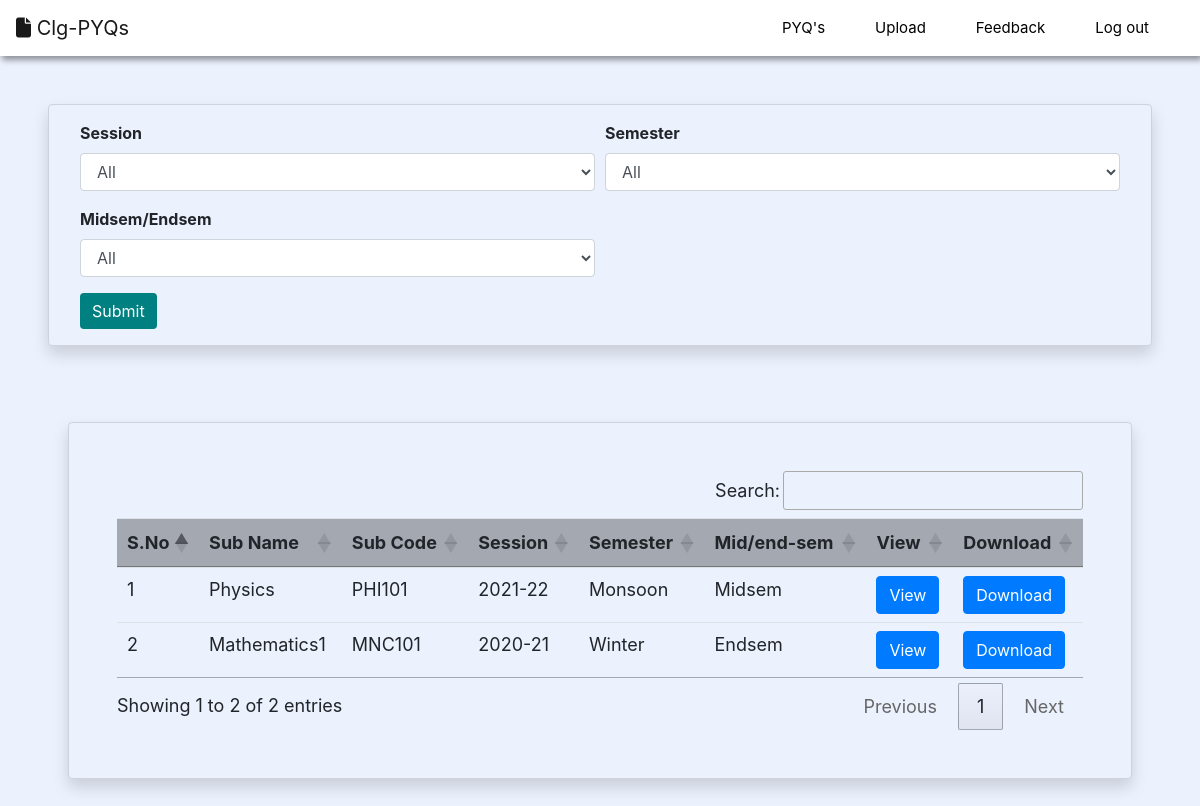
The page /firstyear (signed in) on the database its author committed.
### pyqs/models.py (models this page shows, shortened)
class Firstyear(models.Model):
    sub_name = models.CharField(max_length= 50,null=False)
    sub_code = models.CharField(max_length= 10,null=False)
    session = models.CharField(max_length= 10,null=False)
    sem = models.CharField(max_length= 10,null=False)
    midend = models.CharField(max_length= 10,null=False)
    pdf = models.FileField(null=False)

### pyqs/views.py (the view)
# urls.py: path('firstyear', firstyear, name = "firstyear"),
def firstyear(request):
    if not request.user.is_authenticated:
        return redirect("stud_login")
    paper = Firstyear.objects.all()
    if request.method == "POST":
        ses = request.POST['session']
        semester = request.POST['semester']
        midend = request.POST['midend']
        pap = Firstyear.objects.all().filter(session__contains = ses, sem__contains=semester , midend__contains=midend)
        paper = pap
    return render(request,"firstyear.html",locals())

### pyqs/templates/firstyear.html (shortened to what this page needs)
{% extends 'navbar.html' %}
{% block main %}
<div class="card shadow m-5 p-3 " style="background: transparent;">
    <div class="container-fluid">
        <form method="post" name = "entry">
            <div class="form-row">
                <div class="col-sm-6">
                    <div class="form-group">
                        <label for=""><b>Session</b></label>
                        <select name="session" class="form-control" >
                            <option value="">All</option>
                        </select>
                    </div>
                </div>
                <div class="col-sm-6">
                    <div class="form-group">
                        <label for=""><b>Semester</b></label>
                        <select name="semester" class="form-control" >
                            <option value="">All</option>
                        </select>
                    </div>
                </div>
                <div class="col-sm-6">
                    <div class="form-group">
                        <label for=""><b>Midsem/Endsem</b></label>
                        <select name="midend" class="form-control" >
                            <option value="">All</option>
                        </select>
                    </div>
                </div>
            </div>
            <a href=""><input type="submit" value="Submit" id="but" class="btn btn-primary" style="background-color: teal; border: none;"></a>
        </form>
    </div>
</div>
<link rel="stylesheet" href="https://cdnjs.cloudflare.com/ajax/libs/font-awesome/4.7.0/css/font-awesome.min.css">
<link rel="stylesheet" href="https://cdn.datatables.net/1.13.6/css/jquery.dataTables.min.css">
<link rel="stylesheet" href="https://cdn.datatables.net/buttons/2.4.1/css/buttons.dataTables.min.css">
<div class="card m-4 p-2" style="background: transparent; border: none;">
    <div class="card-body">
<div class="card shadow mx-3 p-5" style="background: transparent; font-size: 18px;">
    <div class="" style="max-height: 60vh; overflow: auto;">
        <table id="example" class="table table-resoponsive">
            <thead style="background-color: rgba(0, 0, 0, .3); ">
                <tr>
                    <th>S.No</th>
                    <th>Sub Name</th>
                    <th>Sub Code</th>
                    <th>Session</th>
                    <th>Semester</th>
                    <th>Mid/end-sem</th>
                    <th>View</th>
                    <th>Download</th>
                </tr>
            </thead>
            <tbody>
                {% for i in paper %}
                <tr id="row">
                    <td>{{forloop.counter}}</td>
                    <td>{{i.sub_name}}</td>
                    <td>{{i.sub_code}}</td>
                    <td>{{i.session}}</td>
                    <td>{{i.sem}}</td>
                    <td>{{i.midend}}</td>
                    <td>
                        <a class="btn btn-primary" href="{{i.pdf.url}}" target="_blank" rel="noopener noreferrer">View</a>
                    </td>
                    <td>
                        <a class="btn btn-primary" href="{{i.pdf.url}}" download="">Download</a>
                    </td>
                </tr>
                {% endfor %}
            </tbody>
        </table>
    </div>
</div>
    </div>
</div>
{% endblock %}

### pyqs/templates/navbar.html (style rules this page uses)
body { background-color: #ebf1fd; }

### rows shown on the page
Firstyear: sub_name "Physics", sub_code "PHI101", session "2021-22", sem "Monsoon", midend "Midsem"
Firstyear: sub_name "Mathematics1", sub_code "MNC101", session "2020-21", sem "Winter", midend "Endsem"
